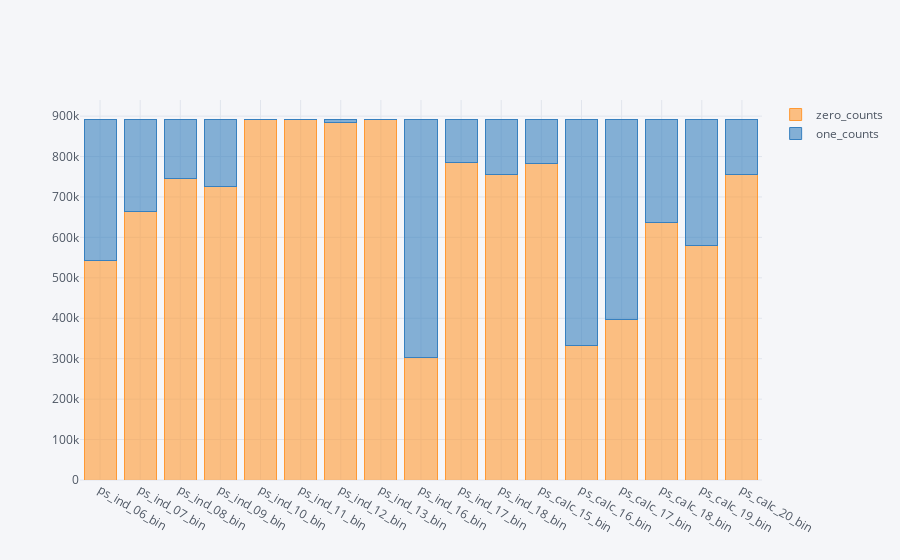

Notebook source saved alongside this figure:
### Markdown cell above
#### 测试集空值占比

### Code cell
import cufflinks as cf

test_bin_zero_list = []
test_bin_one_list = []

for col in bin_cols:
    temp = test[col].value_counts()
    test_bin_zero_list.append(temp[0])
    test_bin_one_list.append(temp[1])

pd.DataFrame({'zero_counts': test_bin_zero_list, 'one_counts': test_bin_one_list}, index = bin_cols).iplot(kind = 'bar', barmode = 'stack')

### Figure 1 — Plotly figure (JSON) as saved in the notebook; plotly's stock layout.template omitted (floating-point values rounded to 4 significant figures)
{"data": [{"marker": {"color": "rgba(255, 153, 51, 0.6)", "line": {"color": "rgba(255, 153, 51, 1.0)", "width": 1}}, "name": "zero_counts", "orientation": "v", "text": "", "type": "bar", "uid": "a83a1e7a-a308-438c-92d9-9d29982be9fa", "x": ["ps_ind_06_bin", "ps_ind_07_bin", "ps_ind_08_bin", "ps_ind_09_bin", "ps_ind_10_bin", "ps_ind_11_bin", "ps_ind_12_bin", "ps_ind_13_bin", "ps_ind_16_bin", "ps_ind_17_bin", "ps_ind_18_bin", "ps_calc_15_bin", "ps_calc_16_bin", "ps_calc_17_bin", "ps_calc_18_bin", "ps_calc_19_bin", "ps_calc_20_bin"], "y": [541720, 663192, 746699, 726837, 892483, 891392, 884445, 891888, 303030, 785322, 754454, 782357, 332345, 397607, 635867, 580916, 756726]}, {"marker": {"color": "rgba(55, 128, 191, 0.6)", "line": {"color": "rgba(55, 128, 191, 1.0)", "width": 1}}, "name": "one_counts", "orientation": "v", "text": "", "type": "bar", "uid": "759ae2b0-09e6-4d69-abf3-f773f6d116ed", "x": ["ps_ind_06_bin", "ps_ind_07_bin", "ps_ind_08_bin", "ps_ind_09_bin", "ps_ind_10_bin", "ps_ind_11_bin", "ps_ind_12_bin", "ps_ind_13_bin", "ps_ind_16_bin", "ps_ind_17_bin", "ps_ind_18_bin", "ps_calc_15_bin", "ps_calc_16_bin", "ps_calc_17_bin", "ps_calc_18_bin", "ps_calc_19_bin", "ps_calc_20_bin"], "y": [351096, 229624, 146117, 165979, 333, 1424, 8371, 928, 589786, 107494, 138362, 110459, 560471, 495209, 256949, 311900, 136090]}], "layout": {"barmode": "stack", "legend": {"bgcolor": "#F5F6F9", "font": {"color": "#4D5663"}, "traceorder": "normal"}, "paper_bgcolor": "#F5F6F9", "plot_bgcolor": "#F5F6F9", "title": {"font": {"color": "#4D5663"}}, "xaxis": {"gridcolor": "#E1E5ED", "showgrid": true, "tickfont": {"color": "#4D5663"}, "title": {"font": {"color": "#4D5663"}, "text": ""}, "zerolinecolor": "#E1E5ED"}, "yaxis": {"gridcolor": "#E1E5ED", "showgrid": true, "tickfont": {"color": "#4D5663"}, "title": {"font": {"color": "#4D5663"}, "text": ""}, "zerolinecolor": "#E1E5ED"}}}
